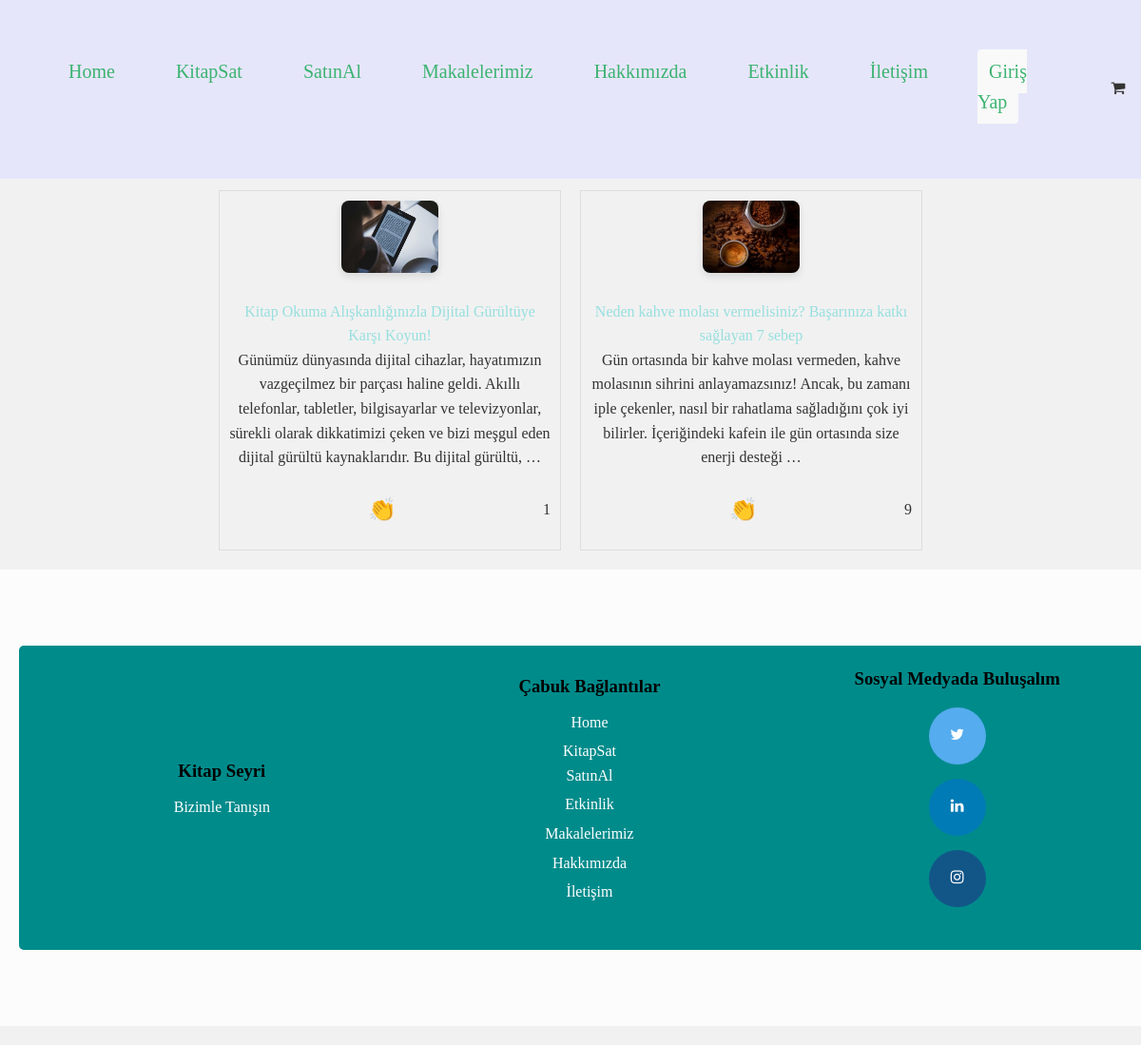
The app's page /article/ with its own data.
### article/models.py (models this page shows, shortened)
class Article(models.Model):
    title = models.CharField(max_length=200)
    content = models.TextField()
    image = models.ImageField(upload_to='articles/')
    author = models.ForeignKey(User, on_delete=models.CASCADE, related_name='articles')
    created_at = models.DateTimeField(auto_now_add=True)
    updated_at = models.DateTimeField(auto_now=True)
    likes = models.IntegerField(default=0)

### article/views.py (the view)
# urls.py: path('', views.article_list, name='article_list'),
def article_list(request):
    articles = Article.objects.all()
    return render(request, 'article/article_list.html', {'articles': articles})

### templates/article/article_list.html (shortened to what this page needs)
{% extends 'partials/base.html' %}
{% block content %}
{% load static %}
<div class="row">
    {% for article in articles %}
    <div class="column">
        <img src="{{ article.image.url }}" alt="{{ article.title }}">
        <p><a href="{% url 'article_detail' article.id %}">{{ article.title }}</a></p>
        <p>{{ article.content|truncatewords:30 }}</p>
        <div class="like-container">
            <button class="like-button" onclick="likeArticle('{{ article.id }}, {{ csrf_token }}')">
                <span class="like-icon">👏</span>
            </button>
            <span id="like-count-{{ article.id }}">{{ article.likes }}</span>
        </div>
    </div>
    {% endfor %}
</div>
{% endblock %}

### static/home.css (style rules this page uses)
* { margin: 0; padding: 0; box-sizing: border-box; }
body { font-family: 'Montserrat'; src: url('fonts/Montserrat') format('truetype'); }

### static/about.css (style rules this page uses)
body { font-family: Arial, sans-serif; line-height: 1.6; margin: 0; padding: 0; }
.row { display: flex; justify-content: center; flex-wrap: wrap; margin-top: 64px; width: 100%; text-align: center; }

### static/contact.css (style rules this page uses)
body { font-family: 'Montserrat'; src: url('fonts/Montserrat') format('truetype'); }

### static/article.css (style rules this page uses)
body { font-family: Arial, sans-serif; }
.row { display: flex; flex-wrap: wrap; gap: 20px; }
.row img { max-width:30%; max-height:30%; }
.column { border: 1px solid #ddd; padding: 10px; width: 30%; }
.column img { width: 100%; height: auto; }
.column p a { text-decoration: none; color:rgb(152, 223, 223); }
.like-container { display: flex; align-items: center; margin-top: 10px; }
.like-button { background: none; border: none; cursor: pointer; font-size: 24px; }
.like-icon { margin-right: 8px; }

### static/article1.css (style rules this page uses)
body { font-family: 'Montserrat'; src: url('fonts/Montserrat') format('truetype'); margin: 0; padding: 0; background-color: #f4f4f9; color: #333; }
img { border-radius: 8px; max-width: 100%; height: auto; margin-bottom: 20px; box-shadow: 0 4px 8px rgba(0, 0, 0, 0.1); }

### static/activity.css (style rules this page uses)
body { font-family: Arial, sans-serif; background-color: #f4f4f4; margin: 0; padding: 20px; }

### static/activity1.css (style rules this page uses)
body { font-family: Arial, sans-serif; line-height: 1.6; margin: 0; padding: 0; }

### static/buybook.css (style rules this page uses)
body { font-family: 'Arial', sans-serif; margin: 0; padding: 0; background-color: #f4f4f9; color: #333; }

### static/login.css (style rules this page uses)
body { font-family: Arial, Helvetica, sans-serif; }
button { background-color: #04AA6D; color: white; padding: 14px 20px; margin: 8px 0; border: none; cursor: pointer; width: 100%; }

### static/register.css (style rules this page uses)
* { box-sizing: border-box; }
body { background-color: #f1f1f1; }
button { background-color: #04AA6D; color: #ffffff; border: none; padding: 10px 20px; font-size: 17px; font-family: Raleway; cursor: pointer; }

### static/checkout.css (style rules this page uses)
body { font-family: 'Montserrat'; }
* { box-sizing: border-box; }

### records on screen
Article: image (picture), title "Kitap Okuma Alışkanlığınızla Dijital Gürültüye Karşı Koyun!", content "Günümüz dünyasında dijital cihazlar, hayatımızın vazgeçilmez bir parçası haline geldi. Akıllı telefonlar, tabletler, bilgisayarlar ve televizyonlar, sürekli olarak dikkatimizi çeken ve bizi meşgul eden dijital gürültü kaynaklarıdır. Bu dijital gürültü, …", likes "1"
Article: image (picture), title "Neden kahve molası vermelisiniz? Başarınıza katkı sağlayan 7 sebep", content "Gün ortasında bir kahve molası vermeden, kahve molasının sihrini anlayamazsınız! Ancak, bu zamanı iple çekenler, nasıl bir rahatlama sağladığını çok iyi bilirler. İçeriğindeki kafein ile gün ortasında size enerji desteği …", likes "9"
